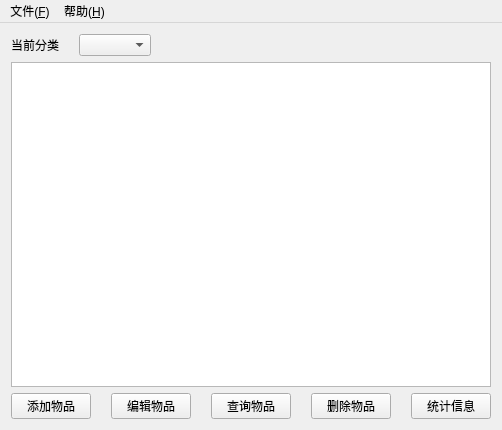
<?xml version="1.0" encoding="UTF-8"?>
<ui version="4.0">
 <class>LibraryManagerClass</class>
 <widget class="QMainWindow" name="LibraryManagerClass">
  <property name="geometry">
   <rect>
    <x>0</x>
    <y>0</y>
    <width>500</width>
    <height>430</height>
   </rect>
  </property>
  <property name="windowTitle">
   <string>LibraryManager</string>
  </property>
  <widget class="QWidget" name="centralWidget">
   <layout class="QHBoxLayout" name="horizontalLayout_3">
    <item>
     <layout class="QGridLayout" name="gridLayout">
      <item row="0" column="0">
       <layout class="QHBoxLayout" name="horizontalLayout_2">
        <property name="spacing">
         <number>20</number>
        </property>
        <item>
         <widget class="QLabel" name="label">
          <property name="text">
           <string>当前分类</string>
          </property>
          <property name="alignment">
           <set>Qt::AlignCenter</set>
          </property>
         </widget>
        </item>
        <item>
         <widget class="QComboBox" name="mediaTypeBox"/>
        </item>
        <item>
         <spacer name="horizontalSpacer">
          <property name="orientation">
           <enum>Qt::Horizontal</enum>
          </property>
          <property name="sizeHint" stdset="0">
           <size>
            <width>40</width>
            <height>20</height>
           </size>
          </property>
         </spacer>
        </item>
       </layout>
      </item>
      <item row="1" column="0">
       <widget class="QTableWidget" name="tableWidget"/>
      </item>
      <item row="2" column="0">
       <layout class="QHBoxLayout" name="horizontalLayout">
        <property name="spacing">
         <number>20</number>
        </property>
        <item>
         <widget class="QPushButton" name="addItemButton">
          <property name="text">
           <string>添加物品</string>
          </property>
         </widget>
        </item>
        <item>
         <widget class="QPushButton" name="editItemButton">
          <property name="text">
           <string>编辑物品</string>
          </property>
         </widget>
        </item>
        <item>
         <widget class="QPushButton" name="searchItemButton">
          <property name="text">
           <string>查询物品</string>
          </property>
         </widget>
        </item>
        <item>
         <widget class="QPushButton" name="deleteItemButton">
          <property name="text">
           <string>删除物品</string>
          </property>
         </widget>
        </item>
        <item>
         <widget class="QPushButton" name="statisticButton">
          <property name="text">
           <string>统计信息</string>
          </property>
         </widget>
        </item>
       </layout>
      </item>
     </layout>
    </item>
   </layout>
  </widget>
  <widget class="QMenuBar" name="menuBar">
   <property name="geometry">
    <rect>
     <x>0</x>
     <y>0</y>
     <width>500</width>
     <height>17</height>
    </rect>
   </property>
   <widget class="QMenu" name="menuMain">
    <property name="title">
     <string>文件(&amp;F)</string>
    </property>
    <addaction name="actionOpenFile"/>
    <addaction name="actionSaveFile"/>
    <addaction name="separator"/>
    <addaction name="actionExit"/>
   </widget>
   <widget class="QMenu" name="menu">
    <property name="title">
     <string>帮助(&amp;H)</string>
    </property>
    <addaction name="actionAbout_this_Application"/>
    <addaction name="actionAbout_Qt"/>
   </widget>
   <addaction name="menuMain"/>
   <addaction name="menu"/>
  </widget>
  <action name="actionExit">
   <property name="text">
    <string>退出</string>
   </property>
   <property name="toolTip">
    <string>退出应用程序</string>
   </property>
   <property name="shortcut">
    <string>Ctrl+Q</string>
   </property>
  </action>
  <action name="actionAbout_this_Application">
   <property name="text">
    <string>关于本程序</string>
   </property>
   <property name="toolTip">
    <string>关于本程序</string>
   </property>
  </action>
  <action name="actionAbout_Qt">
   <property name="text">
    <string>关于 Qt</string>
   </property>
   <property name="toolTip">
    <string>关于 Qt</string>
   </property>
  </action>
  <action name="actionOpenFile">
   <property name="text">
    <string>打开文件</string>
   </property>
   <property name="toolTip">
    <string>打开文件</string>
   </property>
   <property name="shortcut">
    <string>Ctrl+O</string>
   </property>
  </action>
  <action name="actionSaveFile">
   <property name="text">
    <string>保存文件</string>
   </property>
   <property name="toolTip">
    <string>保存文件</string>
   </property>
   <property name="shortcut">
    <string>Ctrl+S</string>
   </property>
  </action>
 </widget>
 <layoutdefault spacing="6" margin="11"/>
 <resources>
  <include location="LibraryManager.qrc"/>
 </resources>
 <connections/>
</ui>
